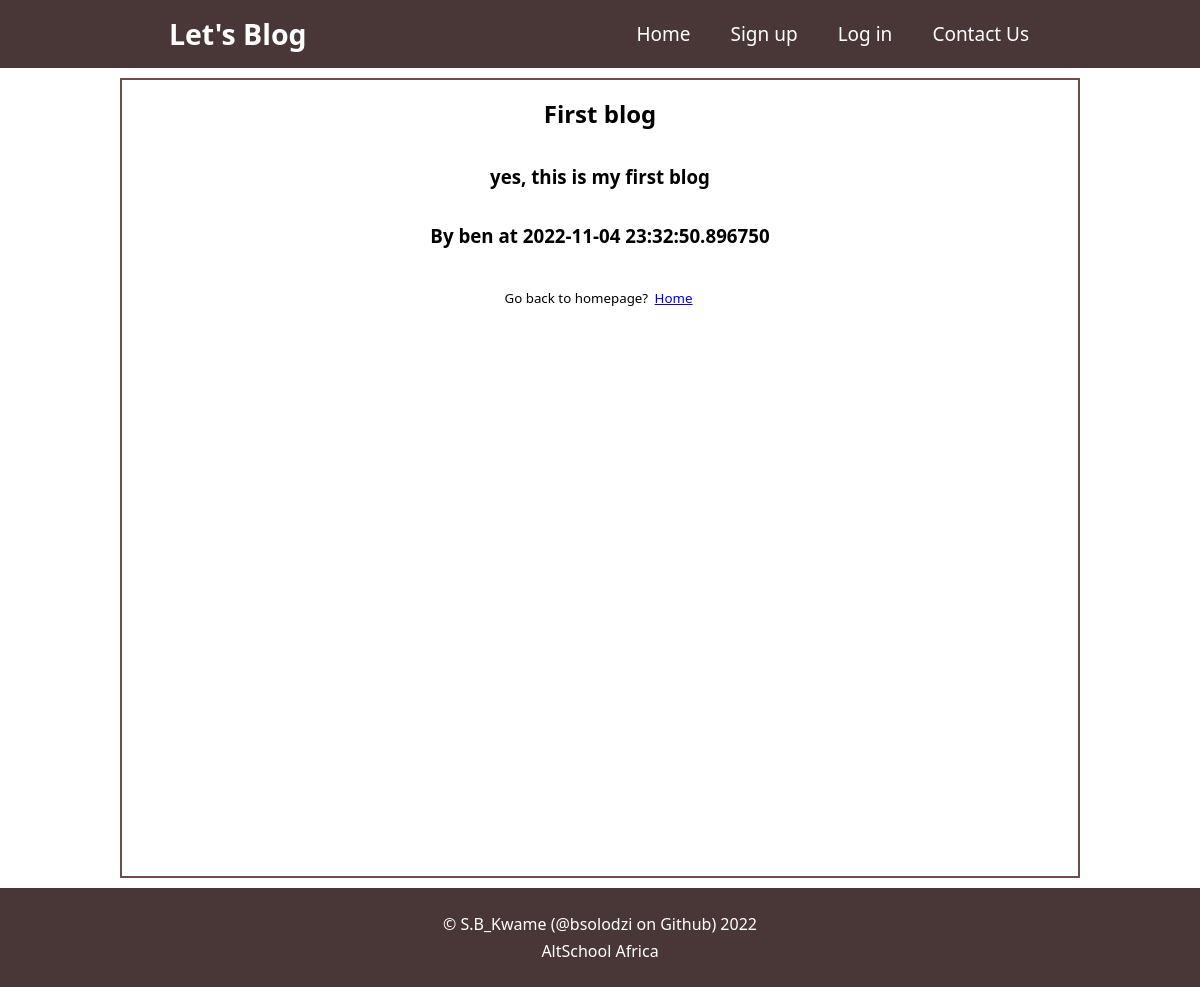
Screenshot of /view_blog/1/ with the database file from the repository.
### app.py (models this page shows)
class Blogpost(db.Model):
    __tablename__ = 'blogposts'
    id = db.Column(db.Integer(), primary_key=True)
    title = db.Column(db.String(50), nullable=False)
    author = db.Column(db.String(50))
    content = db.Column(db.Text, nullable=False)
    created_at = db.Column(db.DateTime, default= datetime.utcnow)

### app.py (the view)
@app.route('/view_blog/<int:id>/', methods = ['GET'])
def view_blog(id):
    blogposts_to_view = Blogpost.query.get_or_404(id)
    context = {
        'blogposts': blogposts_to_view
    }
    return render_template('view_blog.html', **context)

### templates/view_blog.html (shortened to what this page needs)
{% extends 'base.html' %}
{% block content %}
<form action= "/view_blog/{{blogposts.id}}" method = 'POST' >
    <article class= "view-article">
        <div class="form-group">
            <h1> {{blogposts.title}} </h1>
        </div>
        <div class="form-group">
            <h3> {{blogposts.content}} </h3>
        </div>
        <div class="form-group">
            <h3> By {{blogposts.author}} at {{blogposts.created_at}} </h3>
        </div>
    </article>
    <div class="form-group">
            <div>
                <small class="form-group">
                    Go back to homepage? <a href="{{url_for('index')}}" >Home</a>
                </small>
            </div>
    </div>
</form>
{% endblock content %}

### static/css/main.css (style rules this page uses)
* { font-family: system-ui, 'Segoe UI', 'Open Sans', 'Helvetica Neue', sans-serif; margin: auto; box-sizing: border-box; }
a { text-decoration: underline; margin: 0 3px; }
form { width:auto; }
.form-group { padding: 12px 10px; }
.form-group div { display: flex; align-items: flex-start; }
h1, h2, h3, p { margin: 5px 10px; text-align: center; }
form { display: flex; flex-direction: column; }

### rows the page displays
Blogpost: title "First blog", content "yes, this is my first blog", author "ben", created_at "2022-11-04 23:32:50.896750"
